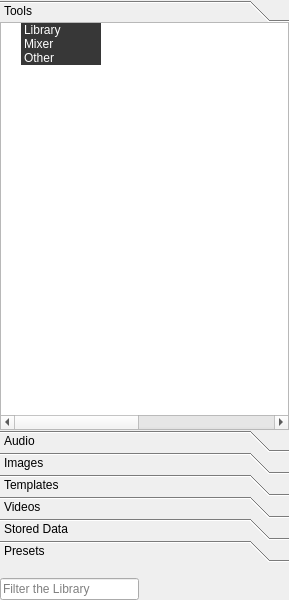
<?xml version="1.0" encoding="UTF-8"?>
<ui version="4.0">
 <class>LibraryWidget</class>
 <widget class="QWidget" name="LibraryWidget">
  <property name="geometry">
   <rect>
    <x>0</x>
    <y>0</y>
    <width>289</width>
    <height>600</height>
   </rect>
  </property>
  <property name="minimumSize">
   <size>
    <width>289</width>
    <height>0</height>
   </size>
  </property>
  <property name="contextMenuPolicy">
   <enum>Qt::CustomContextMenu</enum>
  </property>
  <layout class="QVBoxLayout" name="verticalLayout_5">
   <property name="spacing">
    <number>0</number>
   </property>
   <property name="margin">
    <number>0</number>
   </property>
   <item>
    <widget class="QToolBox" name="toolBoxLibrary">
     <property name="contextMenuPolicy">
      <enum>Qt::CustomContextMenu</enum>
     </property>
     <property name="currentIndex">
      <number>0</number>
     </property>
     <property name="tabSpacing">
      <number>0</number>
     </property>
     <widget class="QWidget" name="pageTools">
      <property name="geometry">
       <rect>
        <x>0</x>
        <y>0</y>
        <width>289</width>
        <height>415</height>
       </rect>
      </property>
      <attribute name="label">
       <string>Tools</string>
      </attribute>
      <layout class="QVBoxLayout" name="verticalLayout_8">
       <property name="spacing">
        <number>0</number>
       </property>
       <property name="margin">
        <number>0</number>
       </property>
       <item>
        <widget class="ToolTreeBaseWidget" name="treeWidgetTool">
         <property name="contextMenuPolicy">
          <enum>Qt::CustomContextMenu</enum>
         </property>
         <property name="dragEnabled">
          <bool>true</bool>
         </property>
         <property name="dragDropMode">
          <enum>QAbstractItemView::DragOnly</enum>
         </property>
         <property name="defaultDropAction">
          <enum>Qt::CopyAction</enum>
         </property>
         <property name="selectionMode">
          <enum>QAbstractItemView::ExtendedSelection</enum>
         </property>
         <property name="verticalScrollMode">
          <enum>QAbstractItemView::ScrollPerPixel</enum>
         </property>
         <property name="uniformRowHeights">
          <bool>true</bool>
         </property>
         <property name="animated">
          <bool>true</bool>
         </property>
         <property name="expandsOnDoubleClick">
          <bool>false</bool>
         </property>
         <attribute name="headerVisible">
          <bool>false</bool>
         </attribute>
         <column>
          <property name="text">
           <string>Name</string>
          </property>
         </column>
         <column>
          <property name="text">
           <string>Id</string>
          </property>
         </column>
         <column>
          <property name="text">
           <string>Label</string>
          </property>
         </column>
         <column>
          <property name="text">
           <string>DeviceName</string>
          </property>
         </column>
         <column>
          <property name="text">
           <string>Type</string>
          </property>
         </column>
         <column>
          <property name="text">
           <string>ThumbnailId</string>
          </property>
         </column>
         <item>
          <property name="text">
           <string>Library</string>
          </property>
          <property name="background">
           <brush brushstyle="SolidPattern">
            <color alpha="255">
             <red>55</red>
             <green>55</green>
             <blue>55</blue>
            </color>
           </brush>
          </property>
          <property name="foreground">
           <brush brushstyle="SolidPattern">
            <color alpha="255">
             <red>255</red>
             <green>255</green>
             <blue>255</blue>
            </color>
           </brush>
          </property>
          <property name="flags">
           <set>ItemIsSelectable|ItemIsUserCheckable|ItemIsEnabled</set>
          </property>
         </item>
         <item>
          <property name="text">
           <string>Mixer</string>
          </property>
          <property name="background">
           <brush brushstyle="SolidPattern">
            <color alpha="255">
             <red>55</red>
             <green>55</green>
             <blue>55</blue>
            </color>
           </brush>
          </property>
          <property name="foreground">
           <brush brushstyle="SolidPattern">
            <color alpha="255">
             <red>255</red>
             <green>255</green>
             <blue>255</blue>
            </color>
           </brush>
          </property>
          <property name="flags">
           <set>ItemIsSelectable|ItemIsUserCheckable|ItemIsEnabled</set>
          </property>
         </item>
         <item>
          <property name="text">
           <string>Other</string>
          </property>
          <property name="background">
           <brush brushstyle="SolidPattern">
            <color alpha="255">
             <red>55</red>
             <green>55</green>
             <blue>55</blue>
            </color>
           </brush>
          </property>
          <property name="foreground">
           <brush brushstyle="SolidPattern">
            <color alpha="255">
             <red>255</red>
             <green>255</green>
             <blue>255</blue>
            </color>
           </brush>
          </property>
          <property name="flags">
           <set>ItemIsSelectable|ItemIsUserCheckable|ItemIsEnabled</set>
          </property>
         </item>
        </widget>
       </item>
      </layout>
     </widget>
     <widget class="QWidget" name="pageAudio">
      <property name="geometry">
       <rect>
        <x>0</x>
        <y>0</y>
        <width>289</width>
        <height>415</height>
       </rect>
      </property>
      <attribute name="label">
       <string>Audio</string>
      </attribute>
      <layout class="QVBoxLayout" name="verticalLayout_4">
       <property name="margin">
        <number>0</number>
       </property>
       <item>
        <widget class="AudioTreeBaseWidget" name="treeWidgetAudio">
         <property name="contextMenuPolicy">
          <enum>Qt::CustomContextMenu</enum>
         </property>
         <property name="dragEnabled">
          <bool>true</bool>
         </property>
         <property name="dragDropMode">
          <enum>QAbstractItemView::DragOnly</enum>
         </property>
         <property name="selectionMode">
          <enum>QAbstractItemView::ExtendedSelection</enum>
         </property>
         <property name="rootIsDecorated">
          <bool>false</bool>
         </property>
         <property name="uniformRowHeights">
          <bool>true</bool>
         </property>
         <attribute name="headerVisible">
          <bool>false</bool>
         </attribute>
         <column>
          <property name="text">
           <string>Name</string>
          </property>
         </column>
         <column>
          <property name="text">
           <string>Id</string>
          </property>
         </column>
         <column>
          <property name="text">
           <string>Label</string>
          </property>
         </column>
         <column>
          <property name="text">
           <string>DeviceName</string>
          </property>
         </column>
         <column>
          <property name="text">
           <string>Type</string>
          </property>
         </column>
         <column>
          <property name="text">
           <string>ThumbnailId</string>
          </property>
         </column>
        </widget>
       </item>
      </layout>
     </widget>
     <widget class="QWidget" name="pageStill">
      <property name="geometry">
       <rect>
        <x>0</x>
        <y>0</y>
        <width>289</width>
        <height>415</height>
       </rect>
      </property>
      <attribute name="label">
       <string>Images</string>
      </attribute>
      <layout class="QVBoxLayout" name="verticalLayout_2">
       <property name="margin">
        <number>0</number>
       </property>
       <item>
        <widget class="ImageTreeBaseWidget" name="treeWidgetImage">
         <property name="contextMenuPolicy">
          <enum>Qt::CustomContextMenu</enum>
         </property>
         <property name="dragEnabled">
          <bool>true</bool>
         </property>
         <property name="dragDropMode">
          <enum>QAbstractItemView::DragOnly</enum>
         </property>
         <property name="selectionMode">
          <enum>QAbstractItemView::ExtendedSelection</enum>
         </property>
         <property name="rootIsDecorated">
          <bool>false</bool>
         </property>
         <property name="uniformRowHeights">
          <bool>true</bool>
         </property>
         <attribute name="headerVisible">
          <bool>false</bool>
         </attribute>
         <column>
          <property name="text">
           <string>Name</string>
          </property>
         </column>
         <column>
          <property name="text">
           <string>Id</string>
          </property>
         </column>
         <column>
          <property name="text">
           <string>Label</string>
          </property>
         </column>
         <column>
          <property name="text">
           <string>DeviceName</string>
          </property>
         </column>
         <column>
          <property name="text">
           <string>Type</string>
          </property>
         </column>
         <column>
          <property name="text">
           <string>ThumbnailId</string>
          </property>
         </column>
        </widget>
       </item>
      </layout>
     </widget>
     <widget class="QWidget" name="pageTemplate">
      <property name="geometry">
       <rect>
        <x>0</x>
        <y>0</y>
        <width>289</width>
        <height>415</height>
       </rect>
      </property>
      <attribute name="label">
       <string>Templates</string>
      </attribute>
      <layout class="QVBoxLayout" name="verticalLayout_3">
       <property name="spacing">
        <number>0</number>
       </property>
       <property name="margin">
        <number>0</number>
       </property>
       <item>
        <widget class="TemplateTreeBaseWidget" name="treeWidgetTemplate">
         <property name="contextMenuPolicy">
          <enum>Qt::CustomContextMenu</enum>
         </property>
         <property name="dragEnabled">
          <bool>true</bool>
         </property>
         <property name="dragDropMode">
          <enum>QAbstractItemView::DragOnly</enum>
         </property>
         <property name="selectionMode">
          <enum>QAbstractItemView::ExtendedSelection</enum>
         </property>
         <property name="selectionBehavior">
          <enum>QAbstractItemView::SelectItems</enum>
         </property>
         <property name="rootIsDecorated">
          <bool>false</bool>
         </property>
         <property name="uniformRowHeights">
          <bool>true</bool>
         </property>
         <attribute name="headerVisible">
          <bool>false</bool>
         </attribute>
         <column>
          <property name="text">
           <string>Name</string>
          </property>
         </column>
         <column>
          <property name="text">
           <string>Id</string>
          </property>
         </column>
         <column>
          <property name="text">
           <string>Label</string>
          </property>
         </column>
         <column>
          <property name="text">
           <string>DeviceName</string>
          </property>
         </column>
         <column>
          <property name="text">
           <string>Type</string>
          </property>
         </column>
         <column>
          <property name="text">
           <string>ThumbnailId</string>
          </property>
         </column>
        </widget>
       </item>
      </layout>
     </widget>
     <widget class="QWidget" name="pageMovie">
      <property name="geometry">
       <rect>
        <x>0</x>
        <y>0</y>
        <width>289</width>
        <height>415</height>
       </rect>
      </property>
      <attribute name="label">
       <string>Videos</string>
      </attribute>
      <layout class="QVBoxLayout" name="verticalLayout">
       <property name="margin">
        <number>0</number>
       </property>
       <item>
        <widget class="VideoTreeBaseWidget" name="treeWidgetVideo">
         <property name="contextMenuPolicy">
          <enum>Qt::CustomContextMenu</enum>
         </property>
         <property name="dragEnabled">
          <bool>true</bool>
         </property>
         <property name="dragDropMode">
          <enum>QAbstractItemView::DragOnly</enum>
         </property>
         <property name="selectionMode">
          <enum>QAbstractItemView::ExtendedSelection</enum>
         </property>
         <property name="rootIsDecorated">
          <bool>false</bool>
         </property>
         <property name="uniformRowHeights">
          <bool>true</bool>
         </property>
         <attribute name="headerVisible">
          <bool>false</bool>
         </attribute>
         <column>
          <property name="text">
           <string>Name</string>
          </property>
         </column>
         <column>
          <property name="text">
           <string>Id</string>
          </property>
         </column>
         <column>
          <property name="text">
           <string>Label</string>
          </property>
         </column>
         <column>
          <property name="text">
           <string>DeviceName</string>
          </property>
         </column>
         <column>
          <property name="text">
           <string>Type</string>
          </property>
         </column>
         <column>
          <property name="text">
           <string>ThumbnailId</string>
          </property>
         </column>
        </widget>
       </item>
      </layout>
     </widget>
     <widget class="QWidget" name="pageData">
      <property name="geometry">
       <rect>
        <x>0</x>
        <y>0</y>
        <width>289</width>
        <height>415</height>
       </rect>
      </property>
      <attribute name="label">
       <string>Stored Data</string>
      </attribute>
      <layout class="QVBoxLayout" name="verticalLayout_6">
       <property name="margin">
        <number>0</number>
       </property>
       <item>
        <widget class="DataTreeBaseWidget" name="treeWidgetData">
         <property name="contextMenuPolicy">
          <enum>Qt::CustomContextMenu</enum>
         </property>
         <property name="dragEnabled">
          <bool>true</bool>
         </property>
         <property name="dragDropMode">
          <enum>QAbstractItemView::DragOnly</enum>
         </property>
         <property name="rootIsDecorated">
          <bool>false</bool>
         </property>
         <property name="uniformRowHeights">
          <bool>true</bool>
         </property>
         <attribute name="headerVisible">
          <bool>false</bool>
         </attribute>
         <column>
          <property name="text">
           <string>Name</string>
          </property>
         </column>
         <column>
          <property name="text">
           <string>Id</string>
          </property>
         </column>
         <column>
          <property name="text">
           <string>Label</string>
          </property>
         </column>
         <column>
          <property name="text">
           <string>DeviceName</string>
          </property>
         </column>
         <column>
          <property name="text">
           <string>Type</string>
          </property>
         </column>
         <column>
          <property name="text">
           <string>ThumbnailId</string>
          </property>
         </column>
        </widget>
       </item>
      </layout>
     </widget>
     <widget class="QWidget" name="pagePreset">
      <property name="geometry">
       <rect>
        <x>0</x>
        <y>0</y>
        <width>289</width>
        <height>415</height>
       </rect>
      </property>
      <attribute name="label">
       <string>Presets</string>
      </attribute>
      <layout class="QVBoxLayout" name="verticalLayout_7">
       <property name="spacing">
        <number>0</number>
       </property>
       <property name="margin">
        <number>0</number>
       </property>
       <item>
        <widget class="QTreeWidget" name="treeWidgetPreset">
         <property name="contextMenuPolicy">
          <enum>Qt::CustomContextMenu</enum>
         </property>
         <property name="rootIsDecorated">
          <bool>false</bool>
         </property>
         <property name="uniformRowHeights">
          <bool>true</bool>
         </property>
         <attribute name="headerVisible">
          <bool>false</bool>
         </attribute>
         <column>
          <property name="text">
           <string>Name</string>
          </property>
         </column>
         <column>
          <property name="text">
           <string>Id</string>
          </property>
         </column>
         <column>
          <property name="text">
           <string>Value</string>
          </property>
         </column>
        </widget>
       </item>
      </layout>
     </widget>
    </widget>
   </item>
   <item>
    <spacer name="verticalSpacer">
     <property name="orientation">
      <enum>Qt::Vertical</enum>
     </property>
     <property name="sizeType">
      <enum>QSizePolicy::Fixed</enum>
     </property>
     <property name="sizeHint" stdset="0">
      <size>
       <width>20</width>
       <height>16</height>
      </size>
     </property>
    </spacer>
   </item>
   <item>
    <layout class="QHBoxLayout" name="horizontalLayout">
     <property name="spacing">
      <number>0</number>
     </property>
     <item>
      <widget class="QLineEdit" name="lineEditFilter">
       <property name="sizePolicy">
        <sizepolicy hsizetype="Fixed" vsizetype="Fixed">
         <horstretch>0</horstretch>
         <verstretch>0</verstretch>
        </sizepolicy>
       </property>
       <property name="minimumSize">
        <size>
         <width>139</width>
         <height>0</height>
        </size>
       </property>
       <property name="placeholderText">
        <string>Filter the Library</string>
       </property>
      </widget>
     </item>
     <item>
      <spacer name="horizontalSpacerLeft">
       <property name="orientation">
        <enum>Qt::Horizontal</enum>
       </property>
       <property name="sizeType">
        <enum>QSizePolicy::Fixed</enum>
       </property>
       <property name="sizeHint" stdset="0">
        <size>
         <width>9</width>
         <height>17</height>
        </size>
       </property>
      </spacer>
     </item>
     <item>
      <widget class="DeviceFilterWidget" name="widgetDeviceFilter" native="true">
       <property name="sizePolicy">
        <sizepolicy hsizetype="Fixed" vsizetype="Preferred">
         <horstretch>0</horstretch>
         <verstretch>0</verstretch>
        </sizepolicy>
       </property>
       <property name="minimumSize">
        <size>
         <width>139</width>
         <height>0</height>
        </size>
       </property>
      </widget>
     </item>
     <item>
      <spacer name="horizontalSpacerRight">
       <property name="orientation">
        <enum>Qt::Horizontal</enum>
       </property>
       <property name="sizeHint" stdset="0">
        <size>
         <width>0</width>
         <height>20</height>
        </size>
       </property>
      </spacer>
     </item>
    </layout>
   </item>
  </layout>
 </widget>
 <customwidgets>
  <customwidget>
   <class>DeviceFilterWidget</class>
   <extends>QWidget</extends>
   <header>Library/DeviceFilterWidget.h</header>
   <container>1</container>
  </customwidget>
  <customwidget>
   <class>DataTreeBaseWidget</class>
   <extends>QTreeWidget</extends>
   <header>Library/DataTreeBaseWidget.h</header>
  </customwidget>
  <customwidget>
   <class>ToolTreeBaseWidget</class>
   <extends>QTreeWidget</extends>
   <header>Library/ToolTreeBaseWidget.h</header>
  </customwidget>
  <customwidget>
   <class>AudioTreeBaseWidget</class>
   <extends>QTreeWidget</extends>
   <header>Library/AudioTreeBaseWidget.h</header>
  </customwidget>
  <customwidget>
   <class>TemplateTreeBaseWidget</class>
   <extends>QTreeWidget</extends>
   <header>Library/TemplateTreeBaseWidget.h</header>
  </customwidget>
  <customwidget>
   <class>ImageTreeBaseWidget</class>
   <extends>QTreeWidget</extends>
   <header>Library/ImageTreeBaseWidget.h</header>
  </customwidget>
  <customwidget>
   <class>VideoTreeBaseWidget</class>
   <extends>QTreeWidget</extends>
   <header>Library/VideoTreeBaseWidget.h</header>
  </customwidget>
 </customwidgets>
 <resources/>
 <connections>
  <connection>
   <sender>treeWidgetTemplate</sender>
   <signal>currentItemChanged(QTreeWidgetItem*,QTreeWidgetItem*)</signal>
   <receiver>LibraryWidget</receiver>
   <slot>currentItemChanged(QTreeWidgetItem*,QTreeWidgetItem*)</slot>
   <hints>
    <hint type="sourcelabel">
     <x>183</x>
     <y>122</y>
    </hint>
    <hint type="destinationlabel">
     <x>227</x>
     <y>124</y>
    </hint>
   </hints>
  </connection>
  <connection>
   <sender>treeWidgetVideo</sender>
   <signal>currentItemChanged(QTreeWidgetItem*,QTreeWidgetItem*)</signal>
   <receiver>LibraryWidget</receiver>
   <slot>currentItemChanged(QTreeWidgetItem*,QTreeWidgetItem*)</slot>
   <hints>
    <hint type="sourcelabel">
     <x>96</x>
     <y>196</y>
    </hint>
    <hint type="destinationlabel">
     <x>228</x>
     <y>236</y>
    </hint>
   </hints>
  </connection>
  <connection>
   <sender>treeWidgetImage</sender>
   <signal>currentItemChanged(QTreeWidgetItem*,QTreeWidgetItem*)</signal>
   <receiver>LibraryWidget</receiver>
   <slot>currentItemChanged(QTreeWidgetItem*,QTreeWidgetItem*)</slot>
   <hints>
    <hint type="sourcelabel">
     <x>97</x>
     <y>154</y>
    </hint>
    <hint type="destinationlabel">
     <x>254</x>
     <y>100</y>
    </hint>
   </hints>
  </connection>
  <connection>
   <sender>treeWidgetAudio</sender>
   <signal>currentItemChanged(QTreeWidgetItem*,QTreeWidgetItem*)</signal>
   <receiver>LibraryWidget</receiver>
   <slot>currentItemChanged(QTreeWidgetItem*,QTreeWidgetItem*)</slot>
   <hints>
    <hint type="sourcelabel">
     <x>97</x>
     <y>70</y>
    </hint>
    <hint type="destinationlabel">
     <x>229</x>
     <y>71</y>
    </hint>
   </hints>
  </connection>
  <connection>
   <sender>treeWidgetData</sender>
   <signal>currentItemChanged(QTreeWidgetItem*,QTreeWidgetItem*)</signal>
   <receiver>LibraryWidget</receiver>
   <slot>currentItemChanged(QTreeWidgetItem*,QTreeWidgetItem*)</slot>
   <hints>
    <hint type="sourcelabel">
     <x>96</x>
     <y>217</y>
    </hint>
    <hint type="destinationlabel">
     <x>225</x>
     <y>481</y>
    </hint>
   </hints>
  </connection>
  <connection>
   <sender>treeWidgetTemplate</sender>
   <signal>itemDoubleClicked(QTreeWidgetItem*,int)</signal>
   <receiver>LibraryWidget</receiver>
   <slot>itemDoubleClicked(QTreeWidgetItem*,int)</slot>
   <hints>
    <hint type="sourcelabel">
     <x>253</x>
     <y>170</y>
    </hint>
    <hint type="destinationlabel">
     <x>288</x>
     <y>170</y>
    </hint>
   </hints>
  </connection>
  <connection>
   <sender>treeWidgetImage</sender>
   <signal>itemDoubleClicked(QTreeWidgetItem*,int)</signal>
   <receiver>LibraryWidget</receiver>
   <slot>itemDoubleClicked(QTreeWidgetItem*,int)</slot>
   <hints>
    <hint type="sourcelabel">
     <x>97</x>
     <y>154</y>
    </hint>
    <hint type="destinationlabel">
     <x>288</x>
     <y>143</y>
    </hint>
   </hints>
  </connection>
  <connection>
   <sender>treeWidgetAudio</sender>
   <signal>itemDoubleClicked(QTreeWidgetItem*,int)</signal>
   <receiver>LibraryWidget</receiver>
   <slot>itemDoubleClicked(QTreeWidgetItem*,int)</slot>
   <hints>
    <hint type="sourcelabel">
     <x>231</x>
     <y>108</y>
    </hint>
    <hint type="destinationlabel">
     <x>288</x>
     <y>115</y>
    </hint>
   </hints>
  </connection>
  <connection>
   <sender>treeWidgetVideo</sender>
   <signal>itemDoubleClicked(QTreeWidgetItem*,int)</signal>
   <receiver>LibraryWidget</receiver>
   <slot>itemDoubleClicked(QTreeWidgetItem*,int)</slot>
   <hints>
    <hint type="sourcelabel">
     <x>97</x>
     <y>196</y>
    </hint>
    <hint type="destinationlabel">
     <x>288</x>
     <y>353</y>
    </hint>
   </hints>
  </connection>
  <connection>
   <sender>treeWidgetPreset</sender>
   <signal>itemDoubleClicked(QTreeWidgetItem*,int)</signal>
   <receiver>LibraryWidget</receiver>
   <slot>itemDoubleClicked(QTreeWidgetItem*,int)</slot>
   <hints>
    <hint type="sourcelabel">
     <x>97</x>
     <y>70</y>
    </hint>
    <hint type="destinationlabel">
     <x>288</x>
     <y>378</y>
    </hint>
   </hints>
  </connection>
  <connection>
   <sender>lineEditFilter</sender>
   <signal>returnPressed()</signal>
   <receiver>LibraryWidget</receiver>
   <slot>filterLibrary()</slot>
   <hints>
    <hint type="sourcelabel">
     <x>67</x>
     <y>587</y>
    </hint>
    <hint type="destinationlabel">
     <x>-3</x>
     <y>572</y>
    </hint>
   </hints>
  </connection>
  <connection>
   <sender>treeWidgetTool</sender>
   <signal>currentItemChanged(QTreeWidgetItem*,QTreeWidgetItem*)</signal>
   <receiver>LibraryWidget</receiver>
   <slot>currentItemChanged(QTreeWidgetItem*,QTreeWidgetItem*)</slot>
   <hints>
    <hint type="sourcelabel">
     <x>226</x>
     <y>35</y>
    </hint>
    <hint type="destinationlabel">
     <x>295</x>
     <y>33</y>
    </hint>
   </hints>
  </connection>
  <connection>
   <sender>treeWidgetTool</sender>
   <signal>itemDoubleClicked(QTreeWidgetItem*,int)</signal>
   <receiver>LibraryWidget</receiver>
   <slot>itemDoubleClicked(QTreeWidgetItem*,int)</slot>
   <hints>
    <hint type="sourcelabel">
     <x>228</x>
     <y>80</y>
    </hint>
    <hint type="destinationlabel">
     <x>294</x>
     <y>15</y>
    </hint>
   </hints>
  </connection>
  <connection>
   <sender>treeWidgetTool</sender>
   <signal>itemClicked(QTreeWidgetItem*,int)</signal>
   <receiver>LibraryWidget</receiver>
   <slot>toggleExpandItem(QTreeWidgetItem*,int)</slot>
   <hints>
    <hint type="sourcelabel">
     <x>264</x>
     <y>82</y>
    </hint>
    <hint type="destinationlabel">
     <x>271</x>
     <y>-5</y>
    </hint>
   </hints>
  </connection>
 </connections>
 <slots>
  <slot>filterLibrary()</slot>
  <slot>synchronizeLibrary()</slot>
  <slot>currentItemChanged(QTreeWidgetItem*,QTreeWidgetItem*)</slot>
  <slot>itemClicked(QTreeWidgetItem*,int)</slot>
  <slot>itemEntered(QTreeWidgetItem*,int)</slot>
  <slot>itemDoubleClicked(QTreeWidgetItem*,int)</slot>
  <slot>toggleExpandItem(QTreeWidgetItem*,int)</slot>
 </slots>
</ui>
